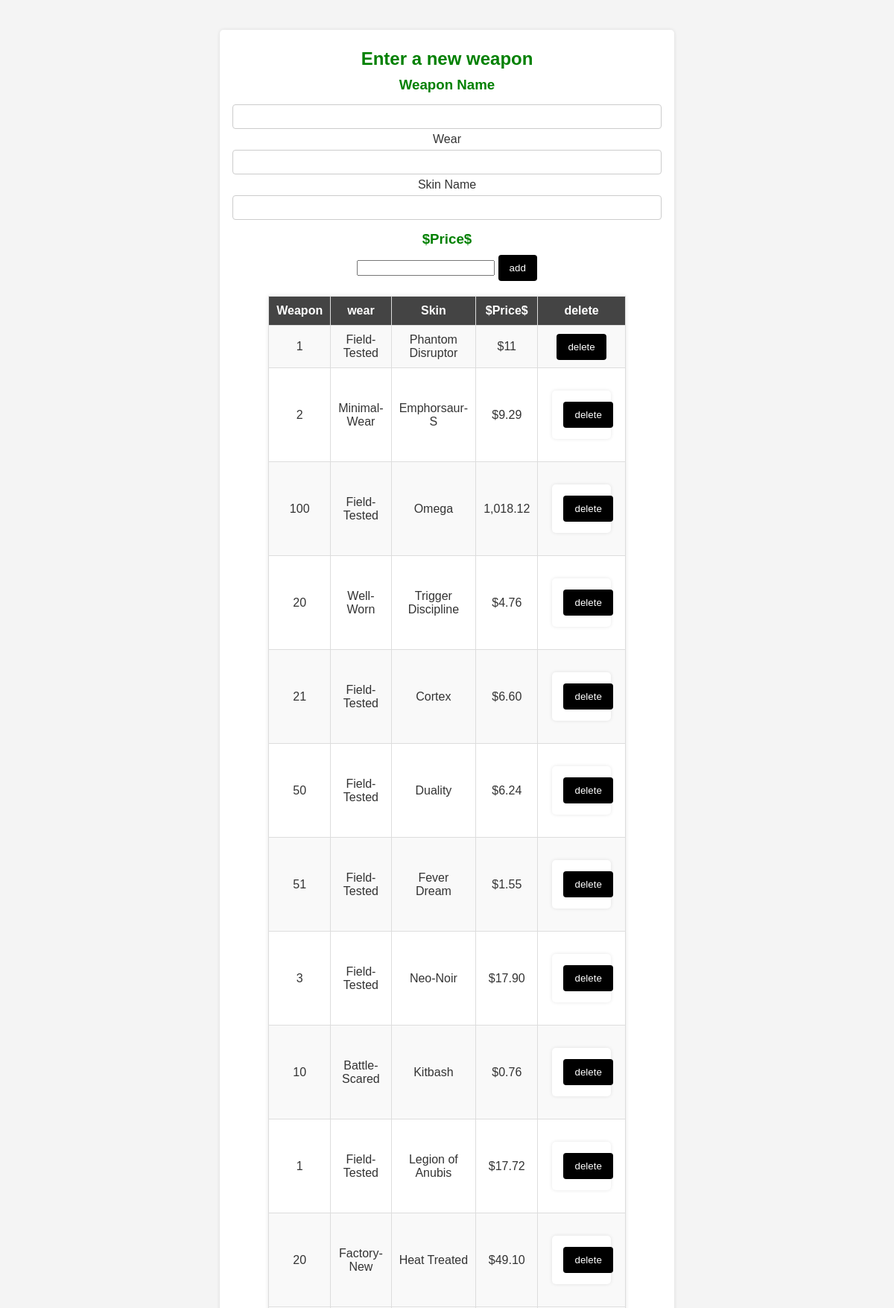
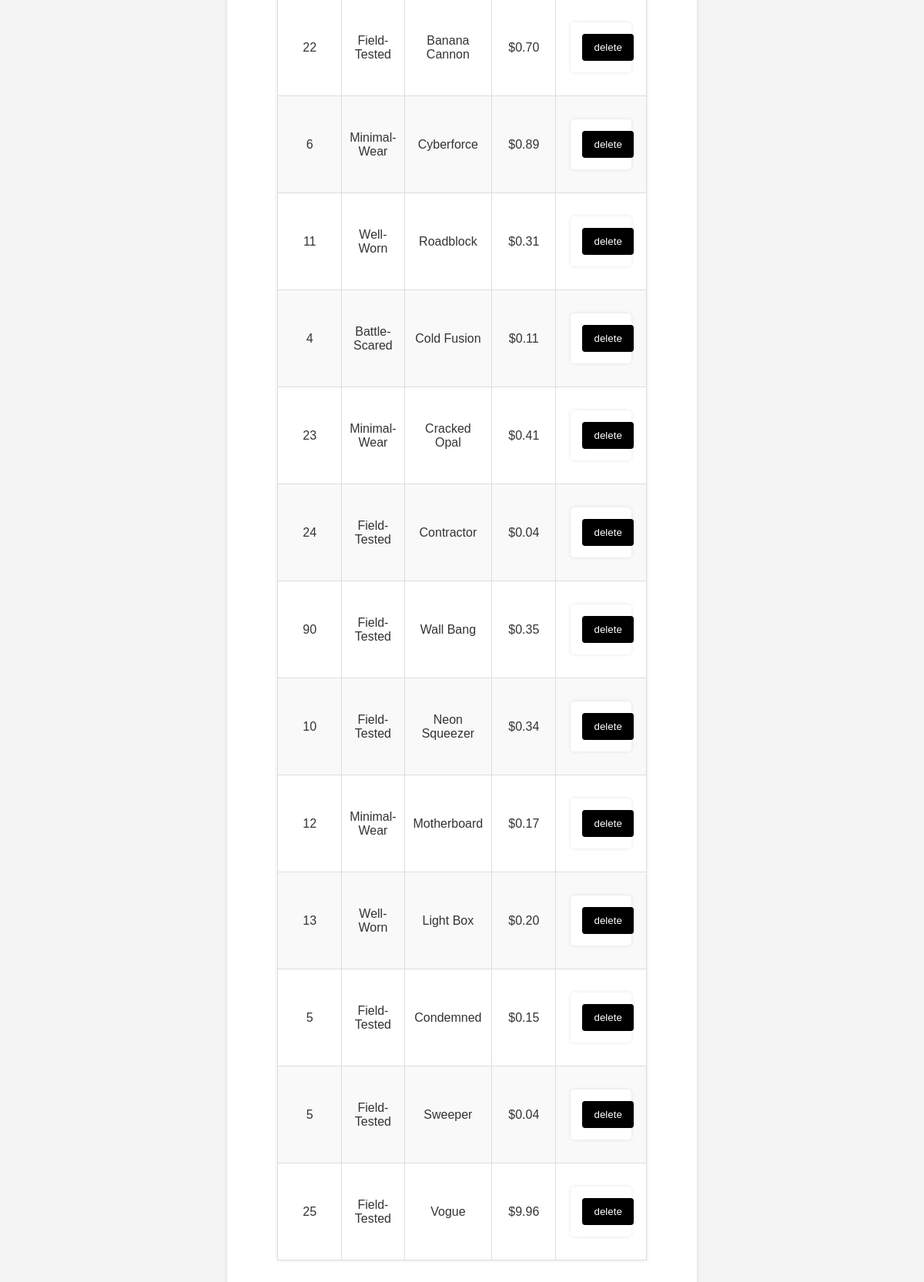
The page / on the database its author committed (2 pictures, top to bottom).
### tables this page shows
CREATE TABLE CS_Skins (id INTEGER PRIMARY KEY, Skin_Name TEXT, Wear TEXT, Price INTEGER, Weapon_id INTEGER REFERENCES Catigory_Wepons (id), "Stat-Track" TEXT);

### app.py (the view)
@app.route("/")
def home():
    cursor = get_db().cursor()
    sql ="SELECT * FROM CS_Skins"
    cursor.execute(sql)
    results = cursor.fetchall()
    return render_template("contents.html", results=results)

### app.py (called while the page is built)
def get_db():
    db = getattr(g, '_database', None)
    if db is None:
        db = g._database = sqlite3.connect(DATABASE)
    return db

@app.teardown_appcontext
def close_connection(exception):
    db = getattr(g, '_database', None)
    if db is not None:
        db.close()

### templates/contents.html (shortened to what this page needs)
<!DOCTYPE html>
<html lang="en">
<head>
    <link rel="stylesheet" href={{url_for('static',filename='styles.css')}}>
</head>
<body>
    <form action="/add" method="post">
    <h2>Enter a new weapon</h2>
    <h3>Weapon Name</h3>
    <input type="text" name="Weapon_id">
    </h3>Wear</h3>
    <input type="text" name="Weapon_Wear">
    </h3>Skin Name</h3>
    <input type="text" name="Skin_Name">
    <h3>$Price$</h3>
    <input type="int" name="Price">
    <input type="submit" value="add">
    <table>
        <tr>
            <th>Weapon</th>
            <th>wear</th>
            <th>Skin</th>
            <th>$Price$</th>
            <th>delete</th>
        </tr>
        {% for item in results %}
        <tr>
            <td>{{item[4]}}</td>
            <td>{{item[2]}}</td>
            <td>{{item[1]}}</td>
            <td>{{item[3]}}</td>
            <td>
                <form action="/delete" method="post">
                    <input type="submit" value="delete">
                </form>
            </td>
        </tr>
        {% endfor %}
</body>
</html>

### static/styles.css (style rules this page uses)
body { font-family: Arial, sans-serif; background-color: #f4f4f4; color: #333; text-align: center; margin: 0; padding: 20px; }
table { width: 80%; margin: 20px auto; border-collapse: collapse; background-color: #fff; box-shadow: 0px 0px 5px rgba(0, 0, 0, 0.1); }
table, th, td { border: 1px solid #ddd; }
th, td { padding: 10px; text-align: center; }
th { background-color: #444; color: white; }
tr:nth-child(even) { background-color: #f9f9f9; }
form { width: 50%; margin: 20px auto; padding: 15px; background-color: #fff; box-shadow: 0px 0px 5px rgba(0, 0, 0, 0.1); border-radius: 5px; }
input[type="text"] { width: calc(100% - 22px); padding: 8px; margin: 5px 0; border: 1px solid #ccc; border-radius: 4px; }
input[type="submit"] { background-color: #000000; color: white; padding: 10px 15px; border: none; cursor: pointer; border-radius: 4px; transition: background 0.3s ease; }
h1, h2, h3, h4, h5 { margin: 10px 0; color: green; }
input[type="submit"][value="delete"] { background-color: #000000; }

### rows shown on the page
CS_Skins: Weapon "1", Wear "Field-Tested", Skin_Name "Phantom Disruptor", Price "$11"
CS_Skins: Weapon "2", Wear "Minimal-Wear", Skin_Name "Emphorsaur-S", Price "$9.29"
CS_Skins: Weapon "100", Wear "Field-Tested", Skin_Name "Omega", Price "1,018.12"
CS_Skins: Weapon "20", Wear "Well-Worn", Skin_Name "Trigger Discipline", Price "$4.76"
CS_Skins: Weapon "21", Wear "Field-Tested", Skin_Name "Cortex", Price "$6.60"
CS_Skins: Weapon "50", Wear "Field-Tested", Skin_Name "Duality", Price "$6.24"
CS_Skins: Weapon "51", Wear "Field-Tested", Skin_Name "Fever Dream", Price "$1.55"
CS_Skins: Weapon "3", Wear "Field-Tested", Skin_Name "Neo-Noir", Price "$17.90"
CS_Skins: Weapon "10", Wear "Battle-Scared", Skin_Name "Kitbash", Price "$0.76"
CS_Skins: Weapon "1", Wear "Field-Tested", Skin_Name "Legion of Anubis", Price "$17.72"
CS_Skins: Weapon "20", Wear "Factory-New", Skin_Name "Heat Treated", Price "$49.10"
CS_Skins: Weapon "22", Wear "Field-Tested", Skin_Name "Banana Cannon", Price "$0.70"
CS_Skins: Weapon "6", Wear "Minimal-Wear", Skin_Name "Cyberforce", Price "$0.89"
CS_Skins: Weapon "11", Wear "Well-Worn", Skin_Name "Roadblock", Price "$0.31"
CS_Skins: Weapon "4", Wear "Battle-Scared", Skin_Name "Cold Fusion", Price "$0.11"
CS_Skins: Weapon "23", Wear "Minimal-Wear", Skin_Name "Cracked Opal", Price "$0.41"
CS_Skins: Weapon "24", Wear "Field-Tested", Skin_Name "Contractor", Price "$0.04"
CS_Skins: Weapon "90", Wear "Field-Tested", Skin_Name "Wall Bang", Price "$0.35"
CS_Skins: Weapon "10", Wear "Field-Tested", Skin_Name "Neon Squeezer", Price "$0.34"
CS_Skins: Weapon "12", Wear "Minimal-Wear", Skin_Name "Motherboard", Price "$0.17"
CS_Skins: Weapon "13", Wear "Well-Worn", Skin_Name "Light Box", Price "$0.20"
CS_Skins: Weapon "5", Wear "Field-Tested", Skin_Name "Condemned", Price "$0.15"
CS_Skins: Weapon "5", Wear "Field-Tested", Skin_Name "Sweeper", Price "$0.04"
CS_Skins: Weapon "25", Wear "Field-Tested", Skin_Name "Vogue", Price "$9.96"
